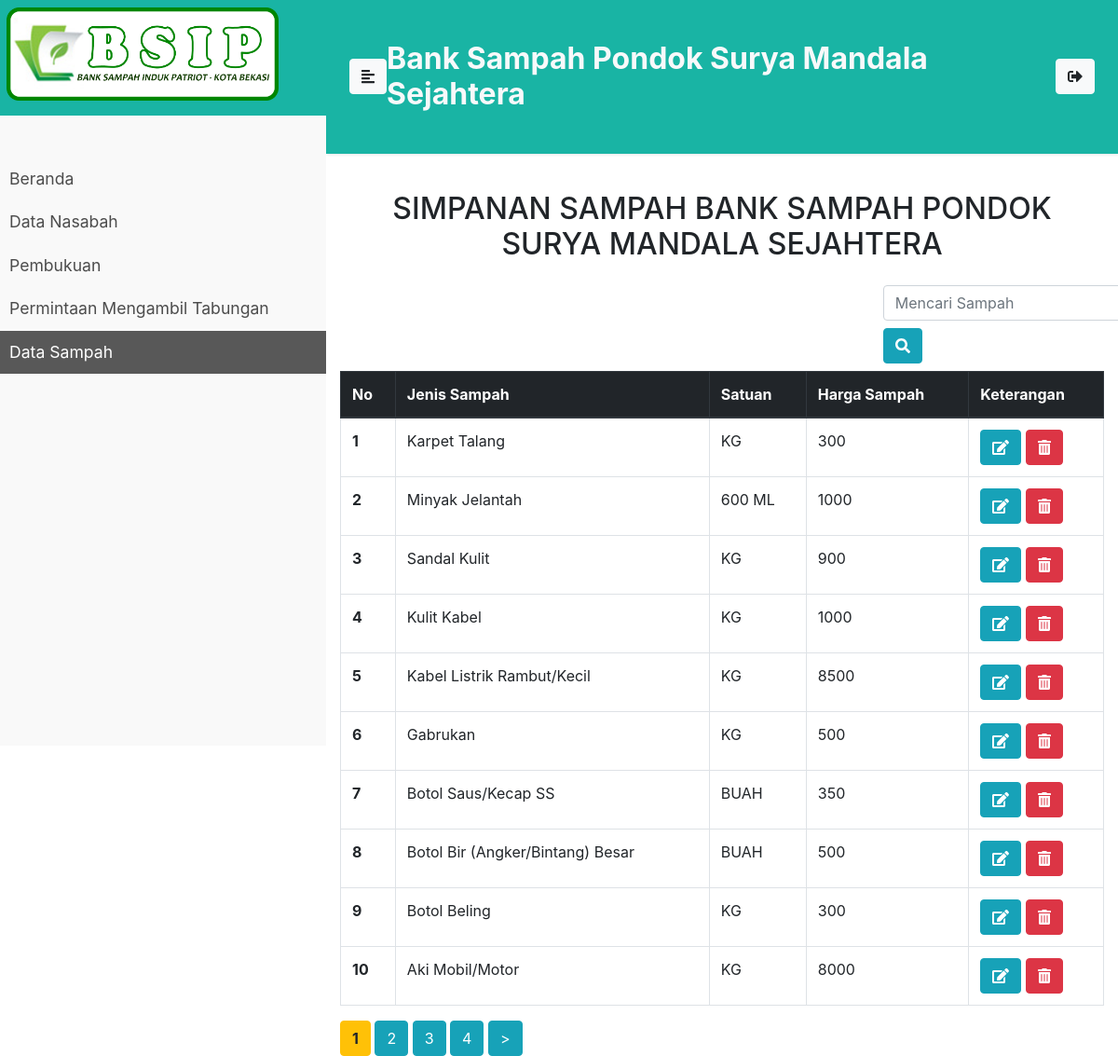
/admin/data_sampah.php (signed in), run on the app's committed database.
### tables this page shows
CREATE TABLE `data_sampah` (
  `id_data_smph` int(11) NOT NULL,
  `jns_smph` varchar(50) NOT NULL,
  `satuan` varchar(10) NOT NULL,
  `hrg_smph` int(11) NOT NULL
);

### config/db.php (called while the page is built)
<?php
	$conn = mysqli_connect("localhost","root","","bank_sampah");
function query($query){
	global $conn;
	$result = mysqli_query($conn, $query);
	$rows = [];
	while ($row = mysqli_fetch_assoc($result)) {
		$rows[] = $row;
	}
	return $rows;
}
?>

### admin/data_sampah.php (the view, shortened to what this page needs)
<?php
$jumlahdataperhalaman = 10;
$jumlahdata = count(query("SELECT * FROM data_sampah"));
$jumlahhalaman = ceil($jumlahdata / $jumlahdataperhalaman);
$halamanaktif = (isset($_GET["halaman"])) ? $_GET["halaman"] : 1;
$awaldata = ($jumlahdataperhalaman * $halamanaktif) - $jumlahdataperhalaman;
$tampil = query("SELECT * FROM data_sampah ORDER BY id_data_smph DESC LIMIT $awaldata, $jumlahdataperhalaman");
?>
<!DOCTYPE html>
<html>
<head>
    <link rel="stylesheet" href="../css/bootstrap.min.css">
    <link rel="stylesheet" href="../css/style3.css">
    <link rel="stylesheet" href="../css/jquery.mCustomScrollbar.min.css">
</head>
<body>
    <div class="wrapper">
        <nav id="sidebar">
            <div class="sidebar-header">
                <h3><a href="index2.php"><img src="../img/bsip3.png" height="100px"></a></h3>
              </div>
             <ul class="list-unstyled components">
                <li>
                    <a href="index2.php">Beranda</a>
                </li>
                <li>
                    <a href="nasabah_admin.php">Data Nasabah</a>
                </li>
                <li>
                    <a href="pembukuan_admin.php">Pembukuan</a>
                </li>
                <li>
                    <a href="Konfrimasi_pengambilan.php">Permintaan Mengambil Tabungan</a>
                </li>
                <li  class="active">
                    <a href="data_sampah.php">Data Sampah</a>
                </li>
            </ul>
        </nav>
        <div id="content">
            <nav class="navbar navbar-expand-lg" style="padding: 36px 10px;">
                <div class="container-fluid">
                    <button type="button" id="sidebarCollapse" class="btn btn-light">
                        <i class="fas fa-align-left"></i>
                    </button>
                     <h2 class="font-weight-bold pt-2 text-light">Bank Sampah Pondok Surya Mandala Sejahtera</h2>
                    <div id="navbarSupportedContent">
                        <ul class="nav navbar-nav ml-auto">
                            <li class="nav-item active" >
                                <button class="btn btn-light">
                                    <a href="logout.php" title="Log Out">
                                    <i class="fas fa-sign-out-alt"></i>
                                    </a>
                                </button>
                            </li>
                        </ul>
                    </div>
                </div>
            </nav>
<div class="container-fluid">
<h2 class="text-center pb-3">SIMPANAN SAMPAH BANK SAMPAH PONDOK SURYA MANDALA SEJAHTERA</h2>
<div class="row">
    <form class="form-inline col-4 ml-auto" method="post">
    <div class="form-group mx-sm-3 mb-2 ml-auto">
    <input type="text" class="form-control" id="inputPassword2" name="kata" placeholder="Mencari Sampah" autofocus autocomplete="off">
  </div>
     <button class="btn btn-info mx-sm-3 mb-2" name="search_nasabah" type="submit"><i class="fa fa-search"></i></button>
    </form>
</div>
<table class="table table-bordered table-hover mr-5">
  <thead class="thead-dark">
    <tr>
      <th>No</th>
      <th>Jenis Sampah</th>
      <th>Satuan</th>
      <th>Harga Sampah</th>
      <th>Keterangan</th>
    </tr>
  </thead>
  <tbody>
    <?php $i = 1; ?>
    <?php foreach ($tampil as $row) : ?>
    <tr class="table mx-auto">
      <th><?= $i;?></th>
      <td><?= $row["jns_smph"];?></td>
      <td><?= $row["satuan"];?></td>
      <td><?= $row["hrg_smph"];?></td>
      <td>
        <a href="edit_data_sampah.php?id_data_smph=<?= $row["id_data_smph"];?>"><button class="btn btn-info"><i class="fa fa-edit"></i></button></a>
        <a href="del_dt_smph.php?id_data_smph=<?= $row["id_data_smph"]?>"><button class="btn btn-danger" onclick="return confirm('Apakah anda yakin ingin menghapus data ini?');"><i class="fa fa-trash-alt"></i></button></a></td>
    </tr>
  <?php $i++; ?>
  <?php endforeach; ?>
  </tbody>
</table>
<div class="">
<?php for ($i=1; $i <= $jumlahhalaman ; $i++) : ?>
  <?php if( $i == $halamanaktif) : ?>
  <a href="?halaman=<?= $i; ?>" style="font-weight: bold;" class="btn btn-warning"><?= $i; ?></a>
  <?php else : ?>
  <a href="?halaman=<?= $i; ?>" class="btn btn-info"><?= $i; ?></a>
<?php endif; ?>
<?php endfor; ?>
  <?php if ($halamanaktif < $jumlahhalaman) : ?>
    <a href="?halaman=<?= $halamanaktif + 1;?>" class="btn btn-info">&gt;</a>
  <?php endif; ?>
</div>
</div>
</body>
</html>

### css/style3.css (style rules this page uses)
body { font-family: 'Poppins', sans-serif; background: #e9eaee; }
a, a:hover, a:focus { color: inherit; text-decoration: none; transition: all 0.3s; }
.navbar { padding: 9px 10px; background: #19b4a4; border: none; border-radius: 0; margin-bottom: 40px; box-shadow: 1px 1px 3px rgba(0, 0, 0, 0.1); }
.wrapper { display: flex; width: 100%; }
#sidebar { width: 350px; position: fixed; top: 0; left: 0; height: 100vh; z-index: 999; background: #f9f9f9; color: #4c4c4c; transition: all 0.3s; }
#sidebar .sidebar-header { padding: 8px 7px; margin-bottom: 25px; background: #19b4a4; }
#sidebar ul.components { padding: 20px 0; border-bottom: 1px solid #f9f9f9; }
#sidebar ul li a { padding: 10px; font-size: 1.1em; display: block; }
#sidebar ul li.active>a, a[aria-expanded="true"] { color: #fff; background: #585858; }
#content { width: calc(100% - 350px); padding: 0px; min-height: 100vh; transition: all 0.3s; position: absolute; top: 0; right: 0; }

### data on the page
data_sampah: jns_smph "Karpet Talang", satuan "KG", hrg_smph "300"
data_sampah: jns_smph "Minyak Jelantah", satuan "600 ML", hrg_smph "1000"
data_sampah: jns_smph "Sandal Kulit", satuan "KG", hrg_smph "900"
data_sampah: jns_smph "Kulit Kabel", satuan "KG", hrg_smph "1000"
data_sampah: jns_smph "Kabel Listrik Rambut/Kecil", satuan "KG", hrg_smph "8500"
data_sampah: jns_smph "Gabrukan", satuan "KG", hrg_smph "500"
data_sampah: jns_smph "Botol Saus/Kecap SS", satuan "BUAH", hrg_smph "350"
data_sampah: jns_smph "Botol Bir (Angker/Bintang) Besar", satuan "BUAH", hrg_smph "500"
data_sampah: jns_smph "Botol Beling", satuan "KG", hrg_smph "300"
data_sampah: jns_smph "Aki Mobil/Motor", satuan "KG", hrg_smph "8000"
